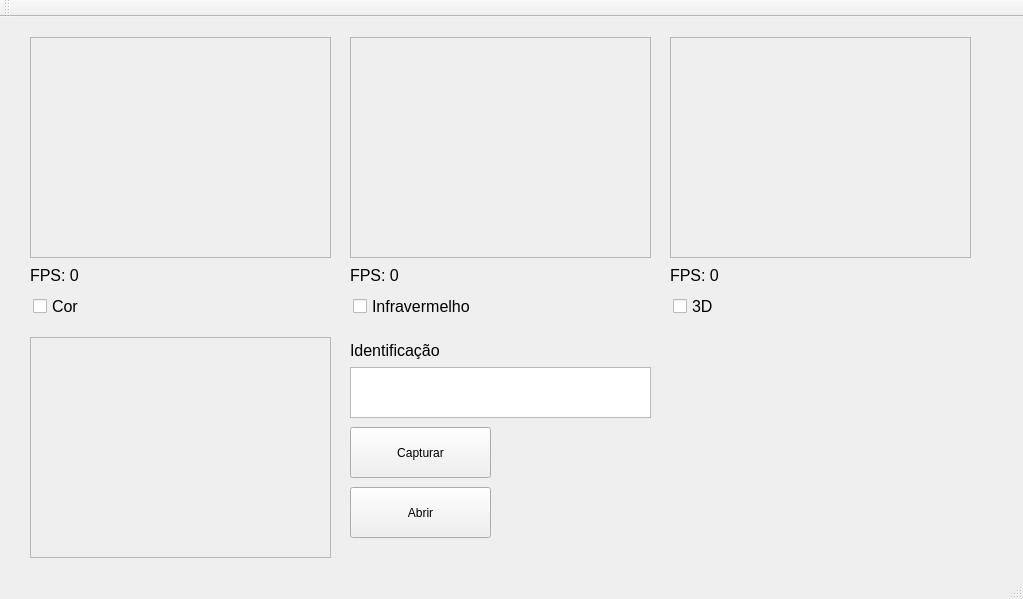
<?xml version="1.0" encoding="UTF-8"?>
<ui version="4.0">
 <class>MainWindow</class>
 <widget class="QMainWindow" name="MainWindow">
  <property name="windowModality">
   <enum>Qt::NonModal</enum>
  </property>
  <property name="geometry">
   <rect>
    <x>0</x>
    <y>0</y>
    <width>1023</width>
    <height>599</height>
   </rect>
  </property>
  <property name="contextMenuPolicy">
   <enum>Qt::NoContextMenu</enum>
  </property>
  <property name="windowTitle">
   <string>Expt-o Morris</string>
  </property>
  <widget class="QWidget" name="centralWidget">
   <widget class="QCheckBox" name="chkCor">
    <property name="geometry">
     <rect>
      <x>33</x>
      <y>274</y>
      <width>51</width>
      <height>31</height>
     </rect>
    </property>
    <property name="font">
     <font>
      <pointsize>12</pointsize>
     </font>
    </property>
    <property name="text">
     <string>Cor</string>
    </property>
    <property name="checked">
     <bool>false</bool>
    </property>
   </widget>
   <widget class="QCheckBox" name="chkInfravermelho">
    <property name="geometry">
     <rect>
      <x>353</x>
      <y>274</y>
      <width>131</width>
      <height>31</height>
     </rect>
    </property>
    <property name="font">
     <font>
      <pointsize>12</pointsize>
     </font>
    </property>
    <property name="text">
     <string>Infravermelho</string>
    </property>
    <property name="checked">
     <bool>false</bool>
    </property>
   </widget>
   <widget class="QCheckBox" name="chk3d">
    <property name="geometry">
     <rect>
      <x>673</x>
      <y>274</y>
      <width>51</width>
      <height>31</height>
     </rect>
    </property>
    <property name="font">
     <font>
      <pointsize>12</pointsize>
     </font>
    </property>
    <property name="text">
     <string>3D</string>
    </property>
    <property name="checked">
     <bool>false</bool>
    </property>
   </widget>
   <widget class="QLabel" name="lblCor">
    <property name="geometry">
     <rect>
      <x>30</x>
      <y>20</y>
      <width>301</width>
      <height>221</height>
     </rect>
    </property>
    <property name="autoFillBackground">
     <bool>true</bool>
    </property>
    <property name="frameShape">
     <enum>QFrame::StyledPanel</enum>
    </property>
    <property name="text">
     <string/>
    </property>
   </widget>
   <widget class="QLabel" name="lblIR">
    <property name="geometry">
     <rect>
      <x>350</x>
      <y>20</y>
      <width>301</width>
      <height>221</height>
     </rect>
    </property>
    <property name="autoFillBackground">
     <bool>true</bool>
    </property>
    <property name="frameShape">
     <enum>QFrame::StyledPanel</enum>
    </property>
    <property name="text">
     <string/>
    </property>
   </widget>
   <widget class="QLabel" name="lbl3D">
    <property name="geometry">
     <rect>
      <x>670</x>
      <y>20</y>
      <width>301</width>
      <height>221</height>
     </rect>
    </property>
    <property name="autoFillBackground">
     <bool>true</bool>
    </property>
    <property name="frameShape">
     <enum>QFrame::StyledPanel</enum>
    </property>
    <property name="text">
     <string/>
    </property>
   </widget>
   <widget class="QPushButton" name="btnCapturar">
    <property name="geometry">
     <rect>
      <x>350</x>
      <y>410</y>
      <width>141</width>
      <height>51</height>
     </rect>
    </property>
    <property name="text">
     <string>Capturar</string>
    </property>
   </widget>
   <widget class="QLabel" name="lblFPSCor">
    <property name="geometry">
     <rect>
      <x>30</x>
      <y>250</y>
      <width>141</width>
      <height>16</height>
     </rect>
    </property>
    <property name="font">
     <font>
      <pointsize>12</pointsize>
     </font>
    </property>
    <property name="text">
     <string>FPS: 0</string>
    </property>
   </widget>
   <widget class="QLabel" name="lblFPSIR">
    <property name="geometry">
     <rect>
      <x>350</x>
      <y>250</y>
      <width>161</width>
      <height>16</height>
     </rect>
    </property>
    <property name="font">
     <font>
      <pointsize>12</pointsize>
     </font>
    </property>
    <property name="text">
     <string>FPS: 0</string>
    </property>
   </widget>
   <widget class="QLabel" name="lblFPS3D">
    <property name="geometry">
     <rect>
      <x>670</x>
      <y>250</y>
      <width>161</width>
      <height>16</height>
     </rect>
    </property>
    <property name="font">
     <font>
      <pointsize>12</pointsize>
     </font>
    </property>
    <property name="text">
     <string>FPS: 0</string>
    </property>
   </widget>
   <widget class="QLabel" name="lblPlay">
    <property name="geometry">
     <rect>
      <x>30</x>
      <y>320</y>
      <width>301</width>
      <height>221</height>
     </rect>
    </property>
    <property name="autoFillBackground">
     <bool>true</bool>
    </property>
    <property name="frameShape">
     <enum>QFrame::StyledPanel</enum>
    </property>
    <property name="text">
     <string/>
    </property>
   </widget>
   <widget class="QPushButton" name="btnAbrir">
    <property name="geometry">
     <rect>
      <x>350</x>
      <y>470</y>
      <width>141</width>
      <height>51</height>
     </rect>
    </property>
    <property name="text">
     <string>Abrir</string>
    </property>
   </widget>
   <widget class="QLabel" name="lblFPSIR_2">
    <property name="geometry">
     <rect>
      <x>350</x>
      <y>320</y>
      <width>107</width>
      <height>27</height>
     </rect>
    </property>
    <property name="font">
     <font>
      <pointsize>12</pointsize>
     </font>
    </property>
    <property name="text">
     <string>Identificação</string>
    </property>
   </widget>
   <widget class="QTextEdit" name="txtNome">
    <property name="geometry">
     <rect>
      <x>360</x>
      <y>360</y>
      <width>281</width>
      <height>31</height>
     </rect>
    </property>
    <property name="font">
     <font>
      <pointsize>14</pointsize>
      <weight>50</weight>
      <bold>false</bold>
     </font>
    </property>
    <property name="frameShape">
     <enum>QFrame::NoFrame</enum>
    </property>
   </widget>
   <widget class="QTextEdit" name="textEdit">
    <property name="geometry">
     <rect>
      <x>350</x>
      <y>350</y>
      <width>301</width>
      <height>51</height>
     </rect>
    </property>
   </widget>
   <zorder>chkCor</zorder>
   <zorder>chkInfravermelho</zorder>
   <zorder>chk3d</zorder>
   <zorder>lblCor</zorder>
   <zorder>lblIR</zorder>
   <zorder>lbl3D</zorder>
   <zorder>btnCapturar</zorder>
   <zorder>lblFPSCor</zorder>
   <zorder>lblFPSIR</zorder>
   <zorder>lblFPS3D</zorder>
   <zorder>lblPlay</zorder>
   <zorder>btnAbrir</zorder>
   <zorder>lblFPSIR_2</zorder>
   <zorder>textEdit</zorder>
   <zorder>txtNome</zorder>
  </widget>
  <widget class="QMenuBar" name="menuBar">
   <property name="geometry">
    <rect>
     <x>0</x>
     <y>0</y>
     <width>1023</width>
     <height>21</height>
    </rect>
   </property>
  </widget>
  <widget class="QToolBar" name="mainToolBar">
   <attribute name="toolBarArea">
    <enum>TopToolBarArea</enum>
   </attribute>
   <attribute name="toolBarBreak">
    <bool>false</bool>
   </attribute>
  </widget>
  <widget class="QStatusBar" name="statusBar"/>
 </widget>
 <layoutdefault spacing="6" margin="11"/>
 <resources/>
 <connections/>
</ui>
